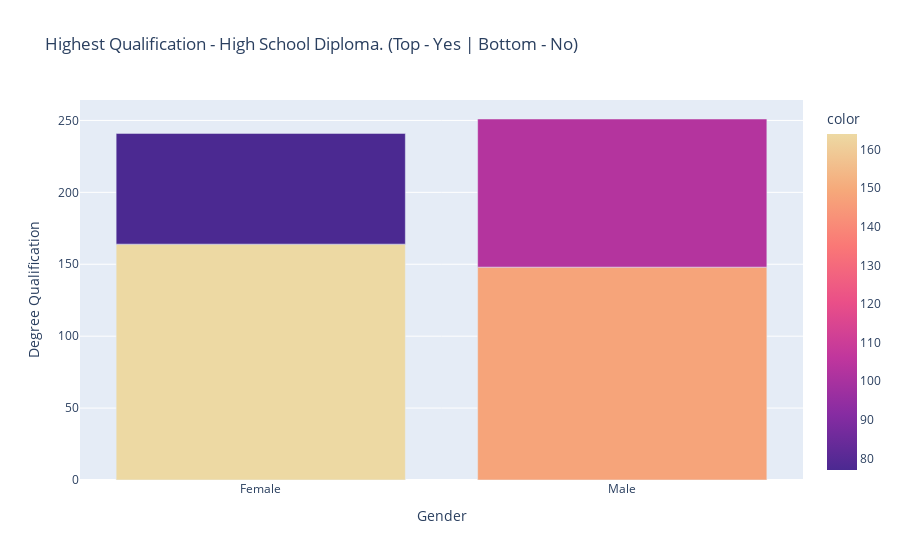

Notebook code for this chart:
### Code cell
# Chart of persons that achieved a High School Diploma : Males Vs Females
bar = px.bar(
   x = educhsd_by_sex.SEX,
   y = educhsd_by_sex.EDUCHSD,
   title = "Highest Qualification - High School Diploma. (Top - Yes | Bottom - No)", 
   color = educhsd_by_sex.EDUCHSD,
   hover_name= educhsd_by_sex.SEX,
   color_continuous_scale="agsunset"
)
bar.update_layout(
    yaxis_title = "Degree Qualification",
    xaxis_title = "Gender"
)
bar.show()

### Figure 1 — Plotly figure (JSON) as saved in the notebook; plotly's stock layout.template omitted (floating-point values rounded to 4 significant figures)
{"data": [{"alignmentgroup": "True", "hovertemplate": "<b>%{hovertext}</b><br><br>x=%{x}<br>y=%{y}<br>color=%{marker.color}<extra></extra>", "hovertext": ["Female", "Female", "Male", "Male"], "legendgroup": "", "marker": {"color": [164, 77, 148, 103], "coloraxis": "coloraxis", "pattern": {"shape": ""}}, "name": "", "offsetgroup": "", "orientation": "v", "showlegend": false, "textposition": "auto", "type": "bar", "x": ["Female", "Female", "Male", "Male"], "xaxis": "x", "y": [164, 77, 148, 103], "yaxis": "y"}], "layout": {"barmode": "relative", "coloraxis": {"colorbar": {"title": {"text": "color"}}, "colorscale": [[0, "rgb(75, 41, 145)"], [0.1667, "rgb(135, 44, 162)"], [0.3333, "rgb(192, 54, 157)"], [0.5, "rgb(234, 79, 136)"], [0.6667, "rgb(250, 120, 118)"], [0.8333, "rgb(246, 169, 122)"], [1, "rgb(237, 217, 163)"]]}, "legend": {"tracegroupgap": 0}, "title": {"text": "Highest Qualification - High School Diploma. (Top - Yes | Bottom - No)"}, "xaxis": {"anchor": "y", "domain": [0, 1], "title": {"text": "Gender"}}, "yaxis": {"anchor": "x", "domain": [0, 1], "title": {"text": "Degree Qualification"}}}}
